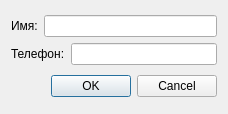
<?xml version="1.0" encoding="UTF-8"?>
<ui version="4.0">
 <class>CreateContact</class>
 <widget class="QDialog" name="CreateContact">
  <property name="geometry">
   <rect>
    <x>0</x>
    <y>0</y>
    <width>228</width>
    <height>114</height>
   </rect>
  </property>
  <property name="sizePolicy">
   <sizepolicy hsizetype="Preferred" vsizetype="Preferred">
    <horstretch>0</horstretch>
    <verstretch>0</verstretch>
   </sizepolicy>
  </property>
  <property name="windowTitle">
   <string>Dialog</string>
  </property>
  <layout class="QVBoxLayout" name="verticalLayout">
   <item>
    <layout class="QVBoxLayout" name="verticalLayout_2">
     <property name="sizeConstraint">
      <enum>QLayout::SetDefaultConstraint</enum>
     </property>
     <item>
      <layout class="QHBoxLayout" name="horizontalLayout_2">
       <item>
        <widget class="QLabel" name="label_2">
         <property name="sizePolicy">
          <sizepolicy hsizetype="Preferred" vsizetype="Maximum">
           <horstretch>0</horstretch>
           <verstretch>0</verstretch>
          </sizepolicy>
         </property>
         <property name="text">
          <string>Имя:</string>
         </property>
        </widget>
       </item>
       <item>
        <widget class="QLineEdit" name="le_name">
         <property name="sizePolicy">
          <sizepolicy hsizetype="Expanding" vsizetype="Maximum">
           <horstretch>0</horstretch>
           <verstretch>0</verstretch>
          </sizepolicy>
         </property>
        </widget>
       </item>
      </layout>
     </item>
     <item>
      <layout class="QHBoxLayout" name="horizontalLayout">
       <property name="sizeConstraint">
        <enum>QLayout::SetDefaultConstraint</enum>
       </property>
       <item>
        <widget class="QLabel" name="label_3">
         <property name="sizePolicy">
          <sizepolicy hsizetype="Maximum" vsizetype="Maximum">
           <horstretch>0</horstretch>
           <verstretch>0</verstretch>
          </sizepolicy>
         </property>
         <property name="text">
          <string>Телефон:</string>
         </property>
        </widget>
       </item>
       <item>
        <widget class="QLineEdit" name="le_num">
         <property name="sizePolicy">
          <sizepolicy hsizetype="Minimum" vsizetype="Maximum">
           <horstretch>0</horstretch>
           <verstretch>0</verstretch>
          </sizepolicy>
         </property>
        </widget>
       </item>
      </layout>
     </item>
    </layout>
   </item>
   <item>
    <widget class="QDialogButtonBox" name="buttonBox">
     <property name="orientation">
      <enum>Qt::Horizontal</enum>
     </property>
     <property name="standardButtons">
      <set>QDialogButtonBox::Cancel|QDialogButtonBox::Ok</set>
     </property>
    </widget>
   </item>
  </layout>
 </widget>
 <resources/>
 <connections>
  <connection>
   <sender>buttonBox</sender>
   <signal>accepted()</signal>
   <receiver>CreateContact</receiver>
   <slot>accept()</slot>
   <hints>
    <hint type="sourcelabel">
     <x>248</x>
     <y>254</y>
    </hint>
    <hint type="destinationlabel">
     <x>157</x>
     <y>274</y>
    </hint>
   </hints>
  </connection>
  <connection>
   <sender>buttonBox</sender>
   <signal>rejected()</signal>
   <receiver>CreateContact</receiver>
   <slot>reject()</slot>
   <hints>
    <hint type="sourcelabel">
     <x>316</x>
     <y>260</y>
    </hint>
    <hint type="destinationlabel">
     <x>286</x>
     <y>274</y>
    </hint>
   </hints>
  </connection>
 </connections>
</ui>
